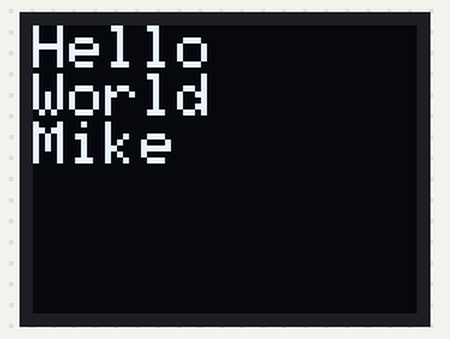
Bench run of a sketch on a simulated Arduino Uno, built with avr-gcc and run on an emulated ATmega328P. On the bench: 64×48 one-colour display.

Above: at 0.1 s.

The sketch:

HelloWorld.ino
```cpp
#include <MicroView.h>

void setup() {
	uView.begin();				// start MicroView
	uView.clear(PAGE);			// clear page
	uView.print("Hello\nWorld\nMike");	// display HelloWorld
	uView.display();
}

void loop () {}
```
